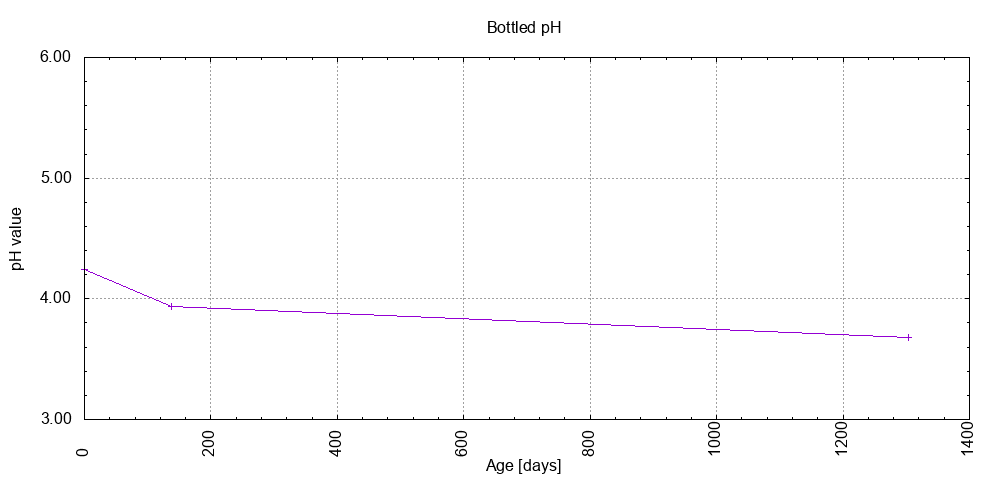

gnuplot code for this plot:
# setup graph
set term png size 1000,480
output_file = "bottled_ph.png"
set output output_file
set title "Bottled pH"
set style data linespoints
set nokey
# format Y-axis
set ylabel "pH value"
set format y "%.2f"
set yrange [3.00:6.00]
set grid y
set ytics 1
set mytics 5
# format X-axis
set xlabel "Age [days]"
set grid x
set mxtics 5
set xtics offset 0,-1.75 rotate by 90
set autoscale x
set xrange [0:]
# plot the graph
plot "bottled_ph.data" using 1:2 with linespoints notitle
# set output back to default
set output
# reset terminal type
set terminal pop
